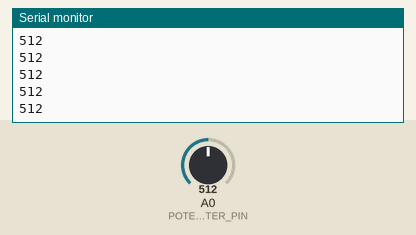
Recording of a sketch running on a simulated Arduino Uno, built with avr-gcc and run on an emulated ATmega328P. On the bench: the last lines printed to the serial monitor. The test bench sets the inputs (shaded band); at power-on: A0 (POTENTIOMETER_PIN) = 512.

Above: at 1.2 s.
1.3 s: A0 (POTENTIOMETER_PIN) set to 716
At 2.0 s:
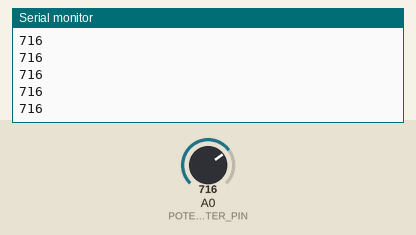
2.8 s: A0 (POTENTIOMETER_PIN) set to 900
At 3.9 s:
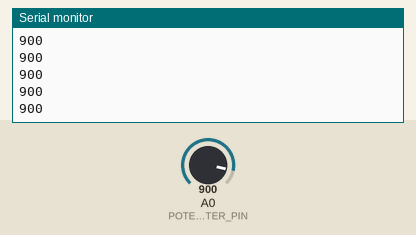
Timing chart, 0 to 5.8 s (numbered marks = the images above; inputs shaded):
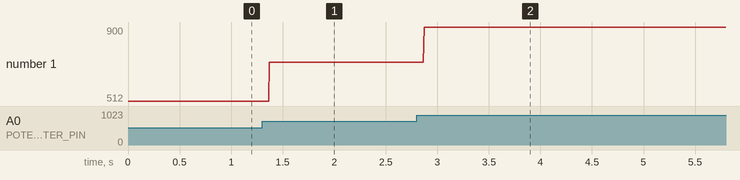

The sketch:

sketch_arduino.ino
```cpp
// Dichiarazione della costante per la porta seriale
const int SERIAL_RATE = 9600;

// Dichiarazione del pin del potenziometro
const int POTENTIOMETER_PIN = A0;

// Variabile per memorizzare il valore del potenziometro
int potValue = 0;

void setup() {
  // Inizializzazione della comunicazione seriale
  Serial.begin(SERIAL_RATE);
}

void loop() {
  // Leggi il valore del potenziometro
  potValue = analogRead(POTENTIOMETER_PIN);
  // Invia il valore del potenziometro a Unity attraverso la comunicazione seriale
  Serial.println(potValue);
}
```

Measured:
- after the input at 1.3 s, the serial monitor: prints a new line after 0.07 s (image 1)
- after the input at 2.8 s, the serial monitor: prints a new line after 0.07 s (image 2)
- plotted number 1: 512 → 716 after the input at 1.3 s, 716 → 900 after the input at 2.8 s
